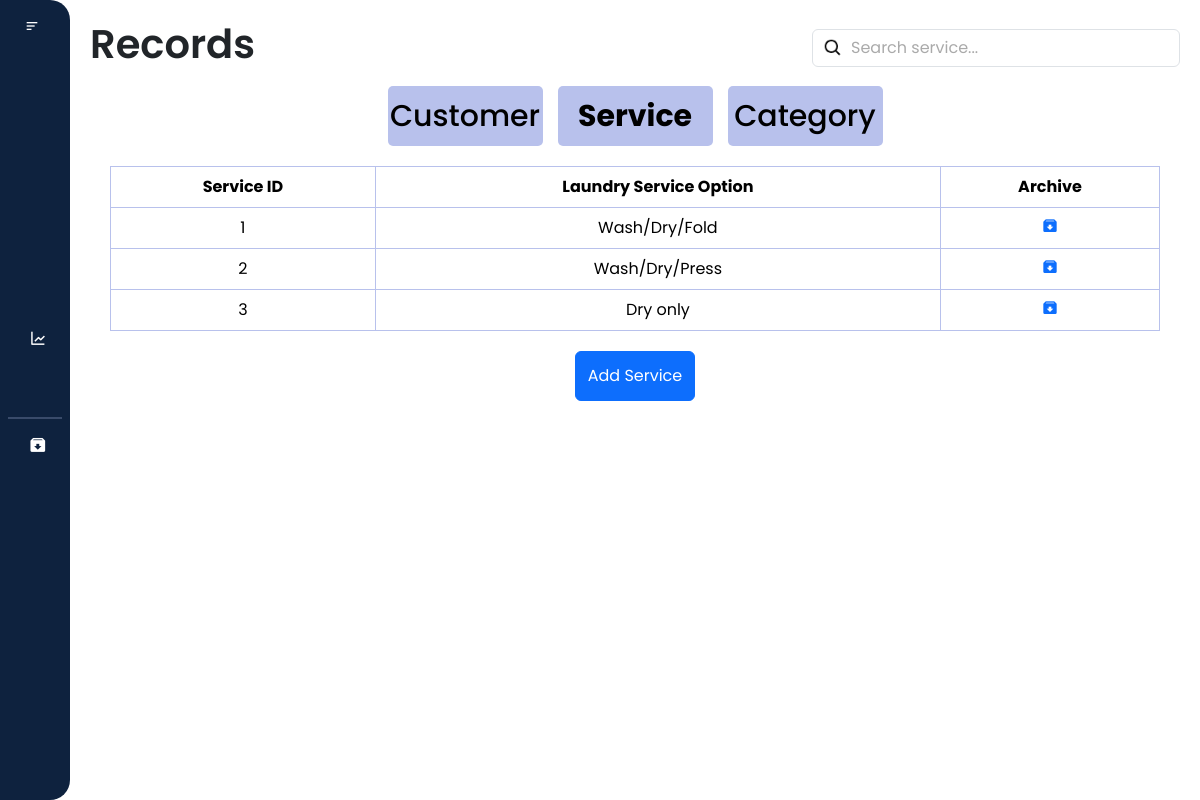
The app's page /records/service.php (signed in), older data.
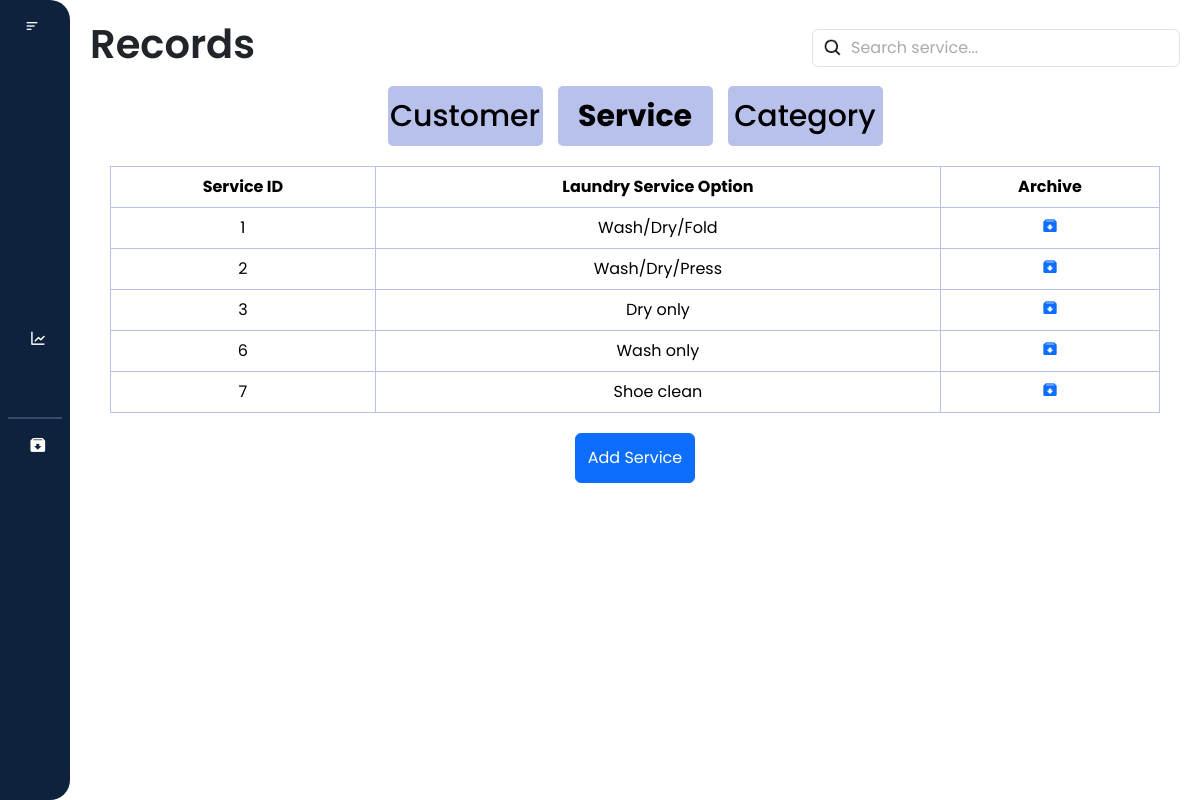
The same page, newer data.
### tables this page shows
CREATE TABLE `service` (
  `service_id` int(11) NOT NULL,
  `laundry_service_option` varchar(255) NOT NULL
);

### records/service.php (the view, shortened to what the changed rows need)
<?php
require_once('service_db.php');
?>
<!DOCTYPE html>
<html lang="en">
<head>
    <link href="https://cdn.jsdelivr.net/npm/bootstrap@5.3.3/dist/css/bootstrap.min.css" rel="stylesheet"
>
    <link href="https://cdn.lineicons.com/4.0/lineicons.css" rel="stylesheet" />
    <link href='https://unpkg.com/boxicons@2.1.4/css/boxicons.min.css' rel='stylesheet'>
    <link rel="stylesheet" href="service.css">
</head>
<body>
    <div class="wrapper">
        <div class="main-content">
            <nav>
                <div class="d-flex justify-content-between align-items-center">
                    <h1>Records</h1>
            </nav>
            <div class="table-responsive">
                <table class="table table-bordered text-center">
                    <thead>
                        <tr class="bg-dark text-white">
                            <th>Service ID</th>
                            <th>Laundry Service Option</th>
                            <th>Archive</th>
                        </tr>
                    </thead>
                    <tbody id = "service_table">
                        <?php
                        $query = "SELECT * FROM service";
                        $result = mysqli_query($con, $query);
                        if ($result && $result->num_rows > 0) {
                            while($row = mysqli_fetch_assoc($result)) {
                        ?>
                            <tr>
                                <td><?php echo $row["service_id"]; ?></td>
                                <td><?php echo $row["laundry_service_option"]; ?></td>
                                <td>
                                    <a href='javascript:void(0);' class='archive-btn'
                                        data-id="<?php echo $row['service_id']; ?>"
                                        data-option="<?php echo $row['laundry_service_option']; ?>">
                                        <i class='bx bxs-archive-in'></i>
                                    </a>
                                </td>
                            </tr>
                        <?php
                            }
                        } else {
                        ?>
                    <tr>
                        <td colspan="3">No laundry service option found.</td>
                    </tr>
                    <?php
                        }
                        ?>
                    </tbody>
                </table>
            </div>
        </div>
    </div>
</body>
</html>

Row changes from the older to the newer data that the page shows:
added service: service_id "6", laundry_service_option "Wash only"
added service: service_id "7", laundry_service_option "Shoe clean"
